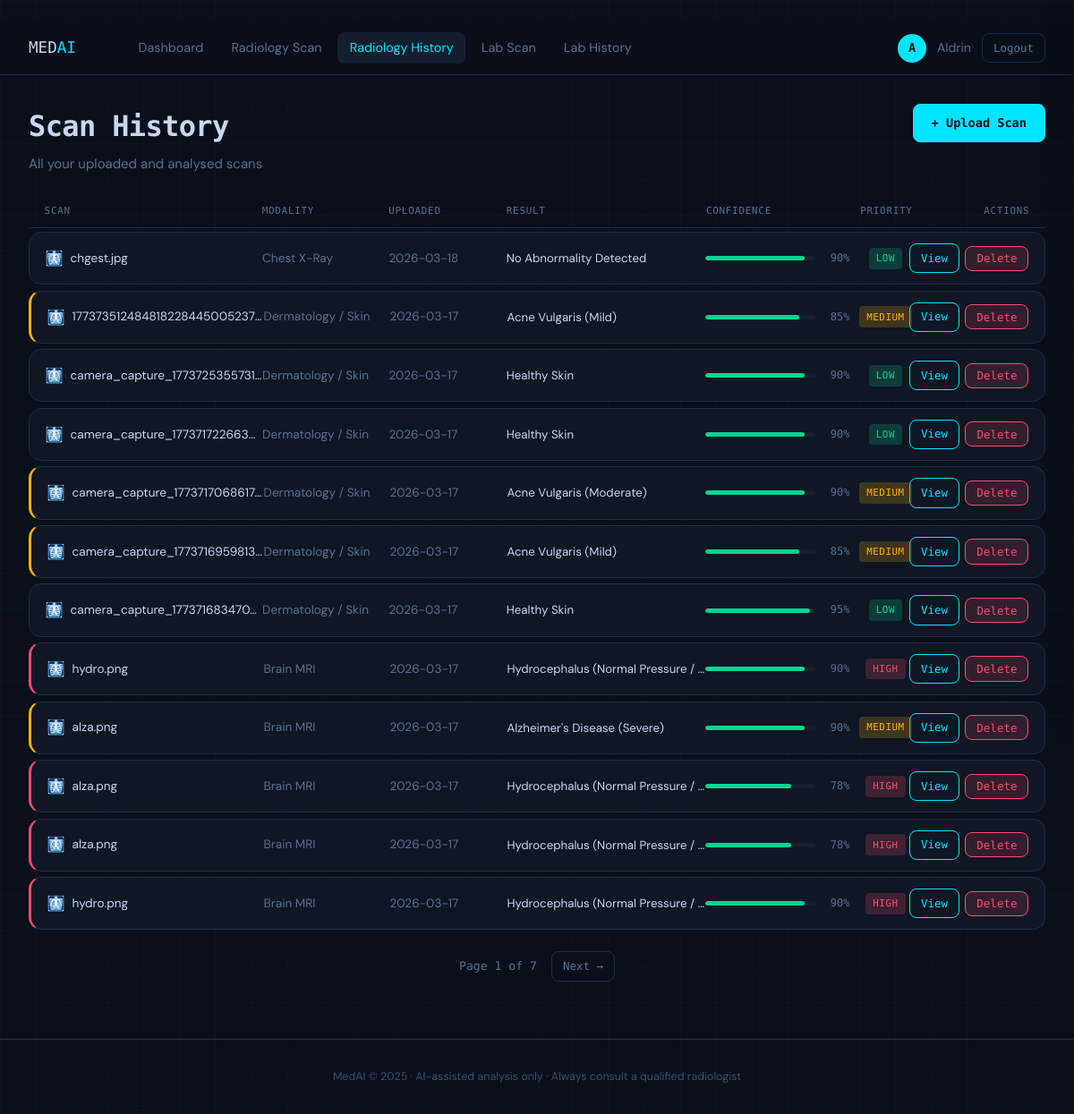
/history (signed in), run on an earlier commit of the app's database.
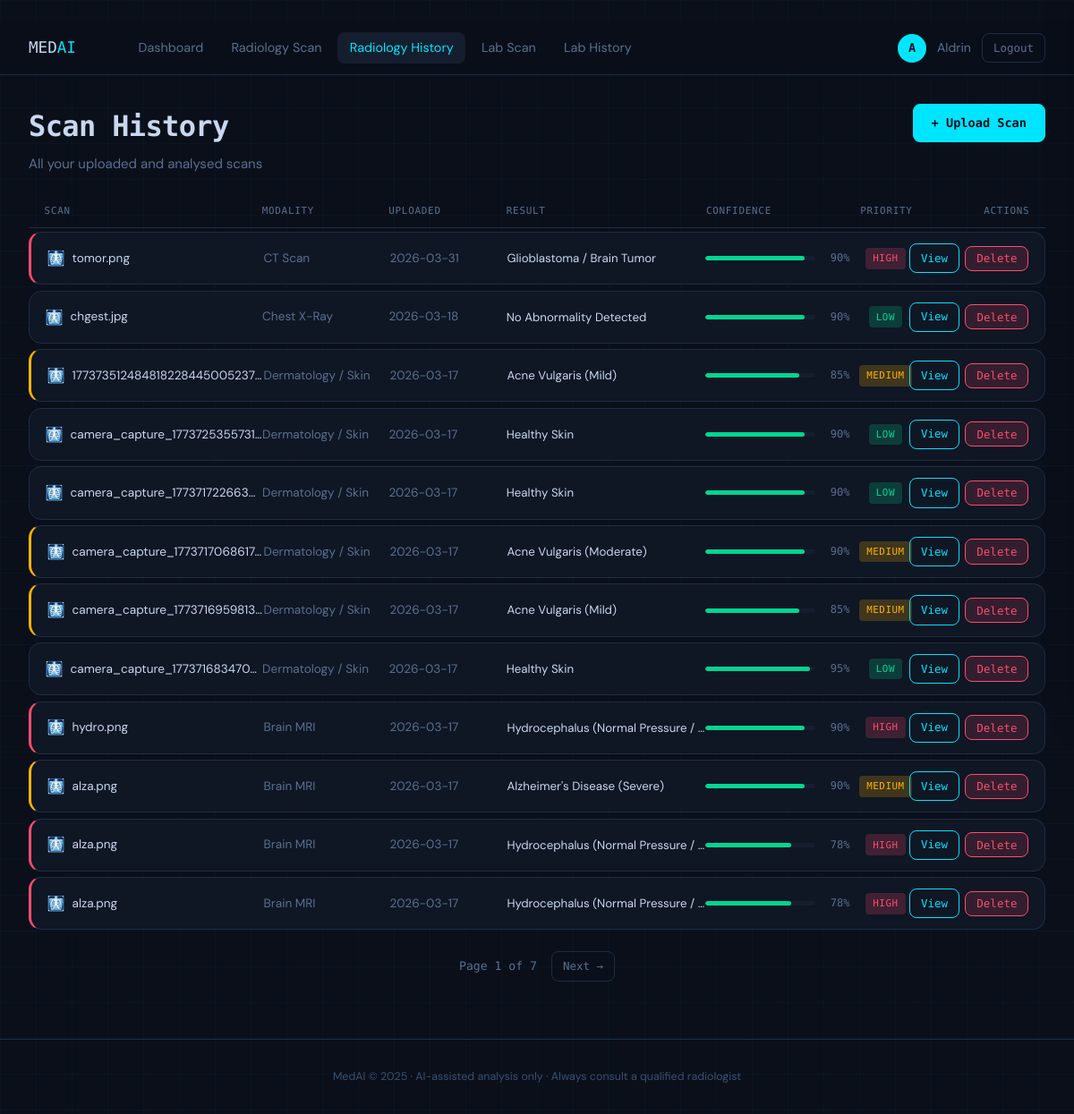
And on a later commit of the database.
### app/database/models.py (models this page shows, shortened)
class Upload(db.Model):
    __tablename__ = "uploads"
    id            = db.Column(db.Integer, primary_key=True)
    user_id       = db.Column(db.Integer, db.ForeignKey("users.id"), nullable=False)
    filename      = db.Column(db.String(260), nullable=False)
    original_name = db.Column(db.String(260))
    file_path     = db.Column(db.String(512), nullable=False)
    file_type     = db.Column(db.String(20))    # png | jpg | dcm | nii
    modality      = db.Column(db.String(20))    # MRI | CT | X-Ray | Unknown
    upload_date   = db.Column(db.DateTime, default=datetime.utcnow)
    prediction = db.relationship(
        "Prediction", backref="upload", uselist=False, cascade="all, delete-orphan"
    )

class Prediction(db.Model):
    __tablename__ = "predictions"
    id        = db.Column(db.Integer, primary_key=True)
    upload_id = db.Column(db.Integer, db.ForeignKey("uploads.id"), nullable=False)
    result_label     = db.Column(db.String(120), nullable=False)
    confidence_score = db.Column(db.Float,       nullable=False)
    raw_scores       = db.Column(db.Text)                           # JSON {label: score, ...}
    priority         = db.Column(db.String(20))                     # HIGH | MEDIUM | LOW
    findings         = db.Column(db.Text)                           # radiological findings
    condition        = db.Column(db.String(200))                    # specific disease name
    severity         = db.Column(db.String(60))                     # Mild / Moderate / Severe ...
    recommendation   = db.Column(db.Text)                           # treatment plan
    differential     = db.Column(db.Text)                           # alt diagnoses if low confidence
    explanation      = db.Column(db.Text)                           # visual features => label
    heatmap_path     = db.Column(db.String(512))                    # Grad-CAM overlay image path
    validation_notes = db.Column(db.Text)                           # rule-correction log
    disclaimer       = db.Column(db.Text)                           # mandatory medical disclaimer
    analysis_date    = db.Column(db.DateTime, default=datetime.utcnow)
    model_version    = db.Column(db.String(100), default="gemini-vision-v2")  # widened from 50

### app/main/routes.py (the view)
@main_bp.route("/history")
@login_required
def history():
    page = request.args.get("page", 1, type=int)
    pagination = (
        Upload.query.filter_by(user_id=current_user.id)
        .order_by(Upload.upload_date.desc())
        .paginate(page=page, per_page=12, error_out=False)
    )
    return render_template("history.html", pagination=pagination)

### app/database/models.py (called while the page is built)
@login_manager.user_loader
def load_user(user_id):
    return User.query.get(int(user_id))

### templates/history.html (shortened to what this page needs)
{% extends "base.html" %}
{% block content %}
<div class="page-header">
  <div>
    <h1 class="page-title">Scan History</h1>
    <p class="page-sub">All your uploaded and analysed scans</p>
  </div>
  <a href="{{ url_for('main.upload') }}" class="btn btn-primary">+ Upload Scan</a>
</div>
{% if pagination.items %}
<div class="ht-header">
  <div class="ht-col ht-col--scan">Scan</div>
  <div class="ht-col ht-col--modality">Modality</div>
  <div class="ht-col ht-col--date">Uploaded</div>
  <div class="ht-col ht-col--result">Result</div>
  <div class="ht-col ht-col--conf">Confidence</div>
  <div class="ht-col ht-col--priority">Priority</div>
  <div class="ht-col ht-col--actions">Actions</div>
</div>
<div class="ht-list">
  {% for up in pagination.items %}
  {% set pred = up.prediction %}
  <div class="ht-row {% if pred and pred.priority == 'HIGH' %}ht-row--high{% elif pred and pred.priority == 'MEDIUM' %}ht-row--medium{% endif %}">
    <div class="ht-col ht-col--scan">
      <span class="ht-icon">🩻</span>
      <span class="ht-filename" title="{{ up.original_name or up.filename }}">
        {{ up.original_name or up.filename }}
      </span>
    </div>
    <div class="ht-col ht-col--modality">
      <span class="ht-text">{{ up.modality or '—' }}</span>
    </div>
    <div class="ht-col ht-col--date">
      <span class="ht-text">{{ up.upload_date.strftime('%Y-%m-%d') }}</span>
    </div>
    <div class="ht-col ht-col--result">
      {% if pred %}
        <span class="ht-result" title="{{ pred.result_label }}">{{ pred.result_label }}</span>
      {% else %}
        <span class="ht-muted">—</span>
      {% endif %}
    </div>
    <div class="ht-col ht-col--conf">
      {% if pred %}
        {% set pct = "%.0f"|format(pred.confidence_score * 100) %}
        <div class="ht-bar">
          <div class="ht-bar__track">
            <div class="ht-bar__fill {% if pred.confidence_score >= 0.75 %}ht-bar__fill--high{% elif pred.confidence_score >= 0.5 %}ht-bar__fill--med{% else %}ht-bar__fill--low{% endif %}"
                 style="width:{{ pct }}%"></div>
          </div>
          <span class="ht-bar__pct">{{ pct }}%</span>
        </div>
      {% else %}
        <span class="ht-muted">—</span>
      {% endif %}
    </div>
    <div class="ht-col ht-col--priority">
      {% if pred %}
        <span class="priority-badge priority-{{ pred.priority.lower() }}">{{ pred.priority }}</span>
      {% else %}
        <span class="ht-muted">—</span>
      {% endif %}
    </div>
    <div class="ht-col ht-col--actions">
      {% if pred %}
        <a href="{{ url_for('main.result', upload_id=up.id) }}" class="btn btn-sm btn-outline">View</a>
      {% endif %}
      <form method="POST" action="{{ url_for('main.delete_upload', upload_id=up.id) }}"
            onsubmit="return confirm('Delete this scan and its analysis?')">
        <button type="submit" class="btn btn-sm btn-danger">Delete</button>
      </form>
    </div>
  </div>
  {% endfor %}
</div>
<div class="pagination">
  <span class="page-info">Page {{ pagination.page }} of {{ pagination.pages }}</span>
  {% if pagination.has_next %}
    <a href="{{ url_for('main.history', page=pagination.next_num) }}" class="btn btn-sm btn-ghost">Next →</a>
  {% endif %}
</div>
{% endif %}
{% endblock %}

What changed in the data, as far as the page shows it:
no longer on this page (row unchanged): Upload: original_name "hydro.png", modality "Brain MRI", upload_date "2026-03-17", pct "90"
no longer on this page (row unchanged): Prediction: result_label "Hydrocephalus (Normal Pressure /…", priority "HIGH"
added Upload: original_name "tomor.png", modality "CT Scan", upload_date "2026-03-31", id "90"
added Prediction: result_label "Glioblastoma / Brain Tumor", priority "HIGH"
